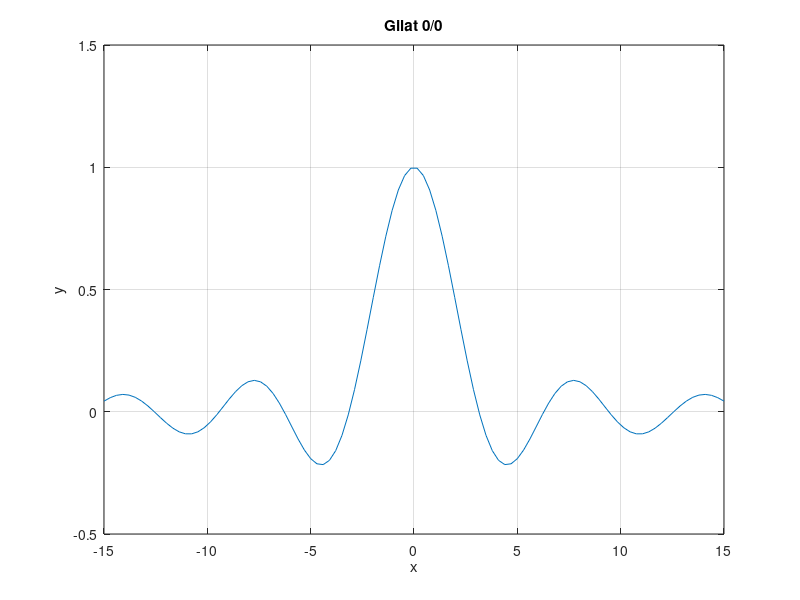

Write the MATLAB code that produced this figure.
delete g000x00.txt; diary g000x00.txt
clear; clc; close all; echo on
%
% Gilat 0/0
%
x = linspace(-15,15); y = sin(x) ./ x;
plot(x,y); grid on
xlabel('x'); ylabel('y')
title('Gilat 0/0')
axis([-15 15 -0.5 1.5])
%
echo off; diary off
